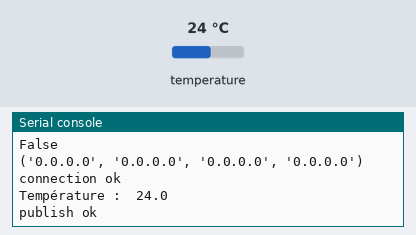
Bench run of a program on a simulated ESP8266 board running MicroPython. On the bench: the last lines printed to the serial console. The test bench sets the inputs (shaded band); at power-on: temperature 24 °C. No MQTT or app messages arrive unless stated.

Above: at 1.3 s.
1.4 s: temperature set to 12 °C
At 12.0 s:
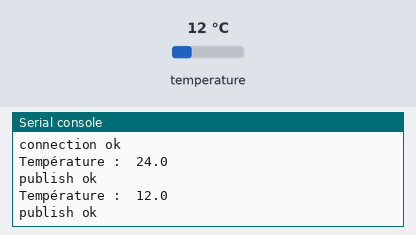
12.1 s: temperature set to 19 °C
At 23.3 s:
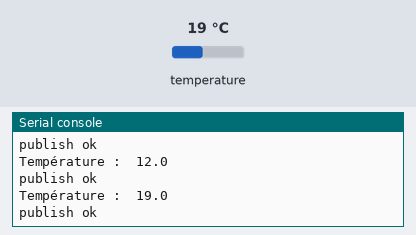

Measured:
- after the input at 1.4 s, the serial console: prints a new line after 10.3 s (image 1)
- after the input at 12.1 s, the serial console: prints a new line after 10.4 s (image 2)

The program:

Q2-mqtt-publish.py
```python
from umqtt.robust import MQTTClient
import network
import sys
import time
from time import sleep_ms
from machine import Pin
from onewire import OneWire
from ds18x20 import DS18X20


sta_if = network.WLAN(network.STA_IF)
print(sta_if.active())
print(sta_if.ifconfig())

myMqttClient = b"micropython"

URL = b"touchard.cloud.shiftr.io"
USER_ID = b'touchard'
MQTT_API_KEY = b'MFmD747BIp8YIJYI'
client = MQTTClient(client_id=myMqttClient,
                    server=URL,
                    user=USER_ID,
                    password=MQTT_API_KEY,
                    ssl=False)

try:
    client.connect()
    print("connection ok");
except Exception as e:
    print('could not connect to MQTT server {}{}'.format(type(e).__name__, e))
    sys.exit()

bus = OneWire(Pin(12))
ds = DS18X20(bus)
capteur_temperature = ds.scan()

PUBLISH_PERIOD_IN_SEC = 10

while True:
    try:
        ds.convert_temp()
        sleep_ms( 750 )
        temp_celsius = ds.read_temp(capteur_temperature[0])
        print("Température : ",temp_celsius )
        client.publish("/capteurs/temperature", str(int(temp_celsius)))
        print("publish ok");
        time.sleep(PUBLISH_PERIOD_IN_SEC)
    except KeyboardInterrupt:
        print('Ctrl-C pressed...exiting')
        client.disconnect()
        sys.exit()
        print("exit")
```
